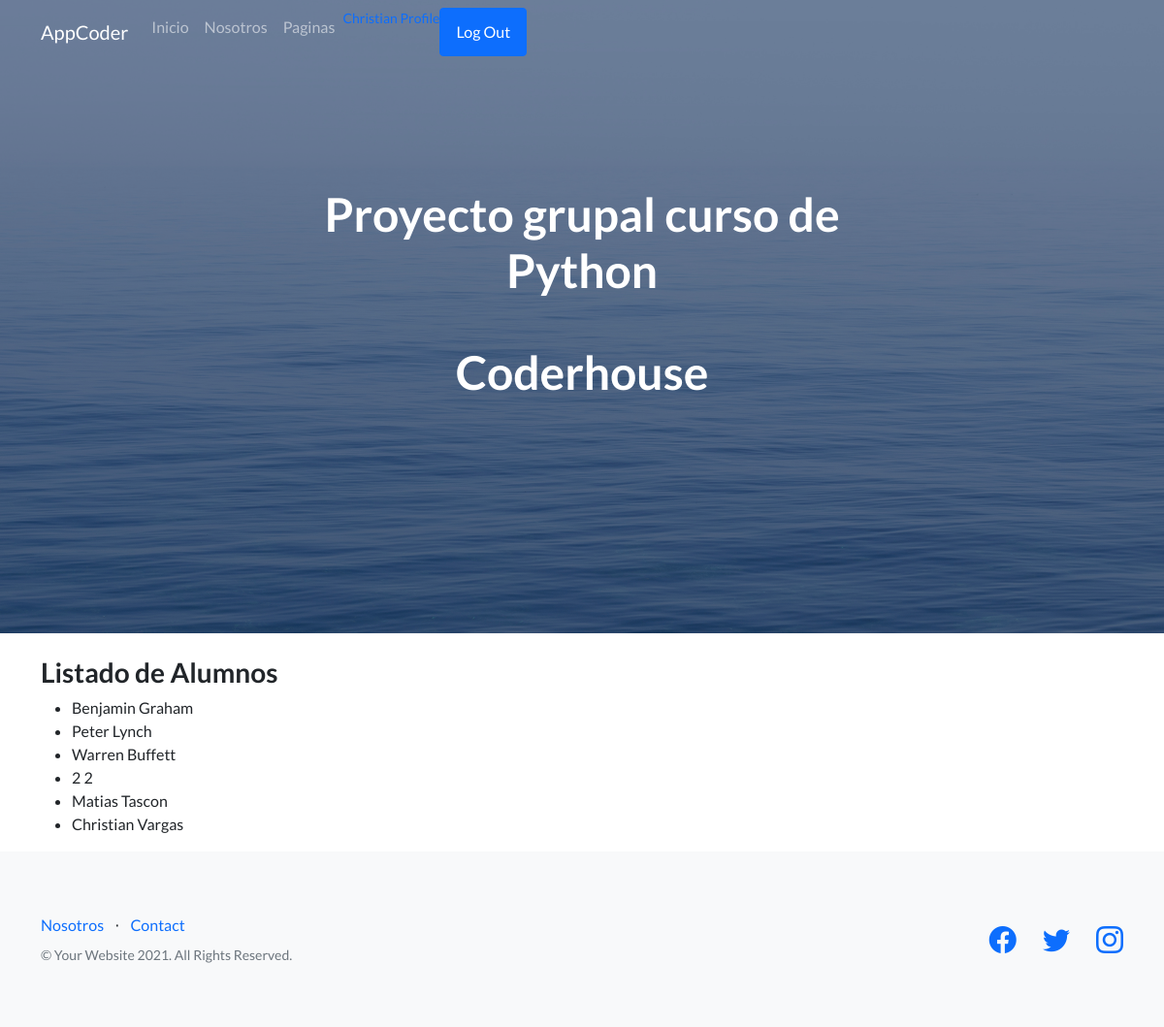
Page /AppCoder/alumnos/ (signed in) on the committed database.
### AppCoder/models.py (models this page shows, shortened)
class Alumno(models.Model):
    provincias = [
        ('Buenos Aires','Buenos Aires'),
        ('Catamarca','Catamarca'),
        ('Chaco', 'Chaco'),
        ('Chubut', 'Chubut'),
        ('Córdoba', 'Córdoba'),
        ('Corrientes','Corrientes') ,
        ('Entre Ríos', 'Entre Ríos'),
        ('Formosa', 'Formosa'),
        ('Jujuy', 'Jujuy'),
        ('La Pampa', 'La Pampa'),
        ('La Rioja', 'La Rioja'),
        ('Mendoza', 'Mendoza'),
        ('Misiones', 'Misiones'),
        ('Neuquén', 'Neuquén'),
        ('Río Negro', 'Río Negro'),
        ('Salta', 'Salta'),
        ('San Juan', 'San Juan'),
        ('Santa Cruz', 'Santa Cruz'),
        ('Santa Fe', 'Santa Fe'),
        ('Santiago del Estero', 'Santiago del Estero'),
        ('Tierra del Fuego', 'Tierra del Fuego'),
        ('Tucumán', 'Tucumán')
        ]
    nombre = models.CharField("nombre", max_length=50)
    apellido = models.CharField("apellido", max_length=50)
    dni = models.IntegerField(null=True)
    telefono_contacto = models.IntegerField('teléfono de Contacto', null=True, blank=True)
    imagen = models.ImageField(upload_to= 'avatares', null=True, blank=True)

### AppCoder/views.py (the view)
# urls.py: path("alumnos/", views.alumnos, name="alumnos"),
def alumnos(request):
    lista_alumnos = Alumno.objects.all()
    return render(request, "AppCoder/Alumnos.html", {"lista": lista_alumnos})

### AppCoder/Templates/AppCoder/Alumnos.html
{% extends 'AppCoder/Padre.html' %}
{% load static %}
{% block contenidoQueCambia %}
<h3>Listado de Alumnos</h3>
<ul>
    {% for alumno in lista %}
        <li>
        {{alumno.nombre}} {{alumno.apellido}}
        </li>
    {% endfor %}
</ul>
{% endblock contenidoQueCambia %}

### AppCoder/Templates/AppCoder/Padre.html (shortened to what this page needs)
<!DOCTYPE html>
<html lang="en">
    <head>
        {% load static %}
        <link href="https://cdn.jsdelivr.net/npm/bootstrap-icons@1.5.0/font/bootstrap-icons.css" rel="stylesheet" type="text/css" />
        <link href="{% static '/css/styles.css' %}" rel="stylesheet" />
    </head>
    <body>
            <nav class="navbar navbar-expand-md navbar-dark bg-steel fixed-top">
                <div class="container">
                  <a class="navbar-brand mr-4" href="/">AppCoder</a>
                  <div class="collapse navbar-collapse" id="navbarToggle">
                    <div class="navbar-nav mr-auto">
                            <a class="nav-item nav-link" href="{% url 'inicio' %}">Inicio</a>
                            <a class="nav-item nav-link" href="{% url 'about' %}">Nosotros</a>
                            <a class="nav-item nav-link" href="{% url 'paginas' %}">Paginas</a>
                            {% if request.user.is_authenticated %}
                            <p class="text-muted small mb-4 mb-lg-0"><a href="{% url 'profile' %}"> {{user.username}} Profile </a></p>
                            <a class="btn btn-primary" href="{% url 'logout' %}">Log Out</a>
                            {% endif %}
                    </div>
                    </div>
                </div>
              </nav>
        <header class="masthead">
            <div class="container position-relative">
                <div class="row justify-content-center">
                    <div class="col-xl-6">
                        <div class="text-center text-white">
                            <h1 class="mb-5">Proyecto grupal curso de Python</h1>
                            <h1 class="mb-5">Coderhouse</h1>
                        </div>
                    </div>
                </div>
            </div>
        </header>
        <br>
        <div class="container">
            {% block contenidoQueCambia %}
            {% endblock contenidoQueCambia %}
        </div>
        <footer class="footer bg-light">
            <div class="container">
                <div class="row">
                    <div class="col-lg-6 h-100 text-center text-lg-start my-auto">
                        <ul class="list-inline mb-2">
                            <li class="list-inline-item"><a href="{% url 'about' %}">Nosotros</a></li>
                            <li class="list-inline-item">⋅</li>
                            <li class="list-inline-item"><a href="#!">Contact</a></li>
                        </ul>
                        <p class="text-muted small mb-4 mb-lg-0">&copy; Your Website 2021. All Rights Reserved.</p>
                    </div>
                    <div class="col-lg-6 h-100 text-center text-lg-end my-auto">
                        <ul class="list-inline mb-0">
                            <li class="list-inline-item me-4">
                                <a href="https://m.facebook.com/" target="_blank"><i class="bi-facebook fs-3"></i></a>
                            </li>
                            <li class="list-inline-item me-4">
                                <a href="https://twitter.com/" target="_blank"><i class="bi-twitter fs-3"></i></a>
                            </li>
                            <li class="list-inline-item">
                                <a href="https://www.instagram.com/" target="_blank"><i class="bi-instagram fs-3"></i></a>
                            </li>
                        </ul>
                    </div>
                </div>
            </div>
        </footer>
    </body>
</html>

### rows in the picture
Alumno: nombre "Benjamin", apellido "Graham"
Alumno: nombre "Peter", apellido "Lynch"
Alumno: nombre "Warren", apellido "Buffett"
Alumno: nombre "2", apellido "2"
Alumno: nombre "Matias", apellido "Tascon"
Alumno: nombre "Christian", apellido "Vargas"

### other values in the picture
{{ user.username }} "Christian"
